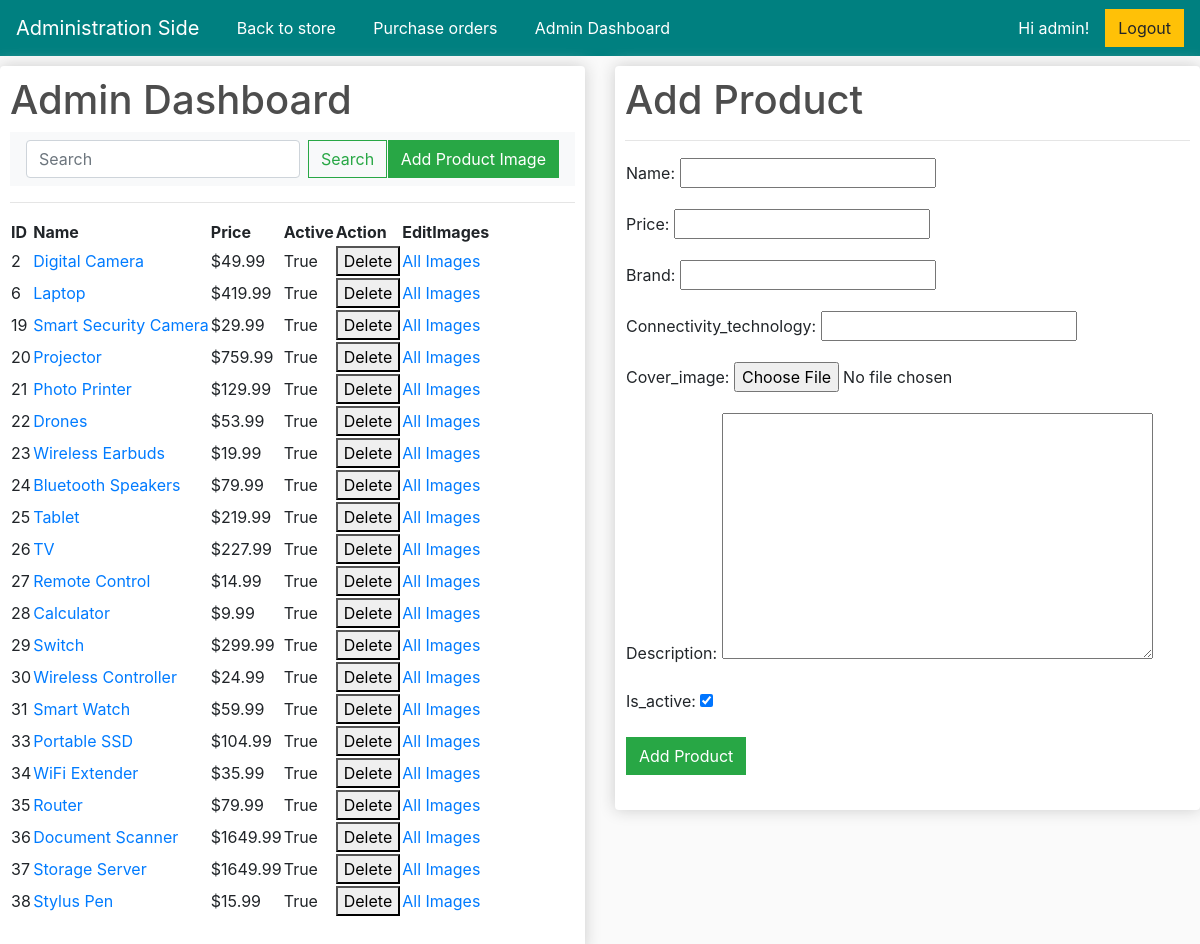
Before: /adminDashboard/ (signed in) with the older database file.
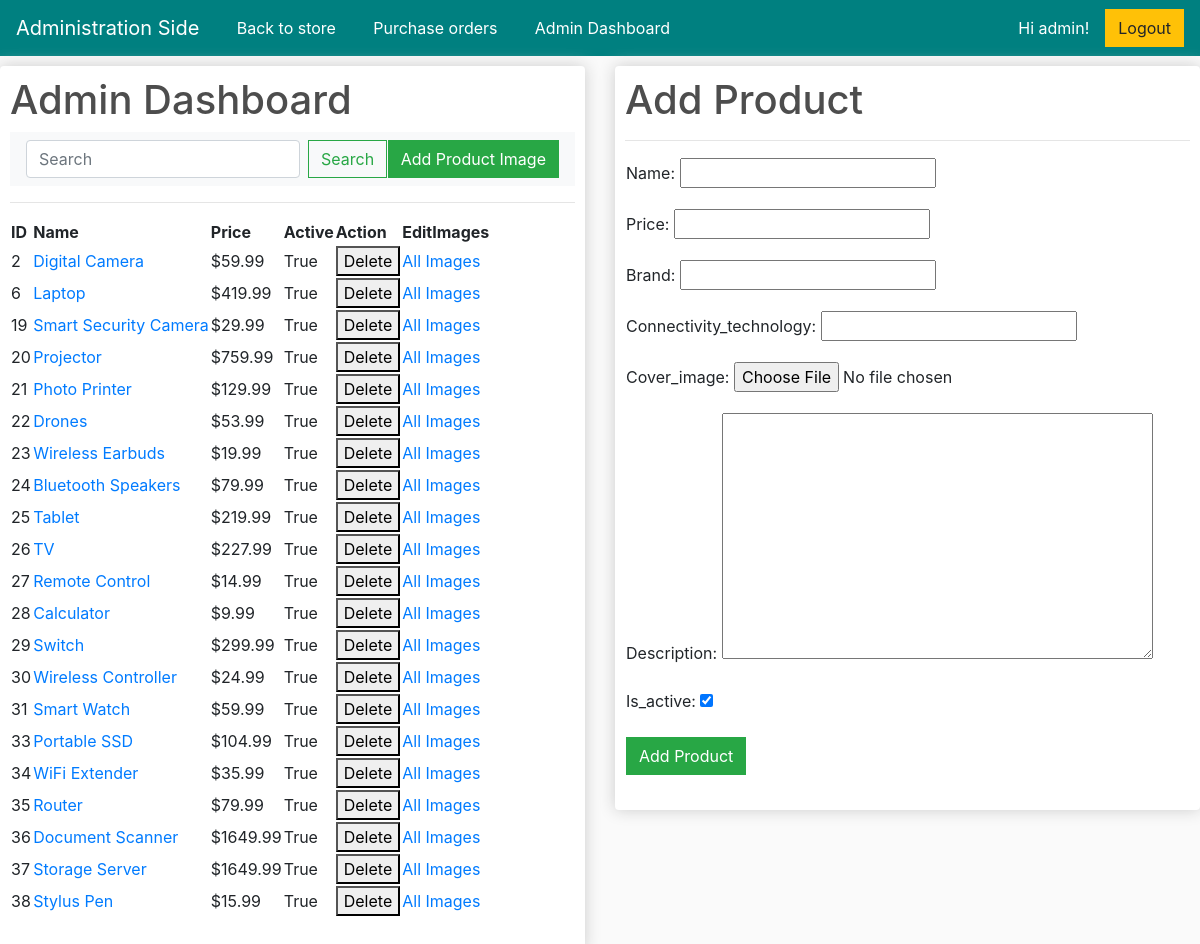
After: the same page with the newer database file.
### store/models.py (models this page shows, shortened)
class Product(models.Model):
    name = models.CharField(max_length=200, null=True, verbose_name=_('name'))
    price = models.DecimalField(max_digits=10, decimal_places=2, verbose_name=_('price'))
    brand = models.CharField(max_length=16, null=True, verbose_name=_('brand'))
    connectivity_technology = models.CharField(max_length=32, null=True, verbose_name=_('connectivity_technology'))
    digital = models.BooleanField(default=False, null=True, blank=False)
    cover_image = models.ImageField(null=True, blank=True, verbose_name=_('cover_image'))
    description = models.TextField(null=True, verbose_name=_('description'))
    is_active = models.BooleanField(default=True, verbose_name=_('is_active'))

### store/views.py (the view, shortened to what this page needs)
# urls.py: path('adminDashboard/', views.adminDashboard, name="adminDashboard"),
@login_required(login_url="/adminLogin/")
def adminDashboard(request):
     products = Product.objects.all()
     if 'q' in request.GET:
          q = request.GET['q']
          products = Product.objects.filter(Q(name__icontains=q) | Q(id__icontains=q))
     else:
          products = Product.objects.all()
     form = ProductForm()
     if request.user.is_staff:
          return render(request, 'adminDashboard.html', {'products': products, 'form': form})
     else:
          return render(request, 'adminLogin.html', locals())

### store/forms.py
class ProductForm(forms.ModelForm):
    class Meta:
        model = Product
        fields = ['name','name_en','name_zh_hant','price','brand','connectivity_technology','cover_image','description','description_en','description_zh_hant','is_active',]

### store/templates/adminDashboard.html (shortened to what the changed rows need)
<!DOCTYPE html>
{% load static %}
{% load i18n %}
<html lang="en">
<head>
	<link rel="stylesheet" href="https://stackpath.bootstrapcdn.com/bootstrap/4.4.1/css/bootstrap.min.css">
	<link rel="stylesheet" type="text/css" href="{% static 'css/main.css' %}">
</head>
<body>
    <div class="row">
        <div class="col-lg-6">
            <div class="box-element">
                <h1>{% trans 'Admin Dashboard' %}</h1>
                <table>
                    <tr>
                        <th>{% trans 'ID' %}</th>
                        <th>{% trans 'Name' %}</th>
                        <th>{% trans 'Price' %}</th>
                        <th>{% trans 'Active' %}</th>
                        <th>{% trans 'Action' %}</th>
                        <th>{% trans 'EditImages' %}</th>
                    </tr>
                    {% for product in products %}
                    <tr>
                        <td>{{ product.id }}</td>
                        <td><a aria-current="page" href="{% url 'product_edit' product.id%}">{{ product.name }}</a></td>
                        <td>${{ product.price }}</td>
                        <td>{{ product.is_active }}</td>
                        <td>
                            <form method="post">
                                <button type="submit" name="action" value="delete">{% trans 'Delete' %}</button>
                            </form>
                        </td>
                        <td><a aria-current="page" href="{% url 'product_images' product.id %}">{% trans 'All Images' %}</a></td>
                    </tr>
                    {% endfor %}
                </table>
                <br>
            </div>
        </div>
        <div class="col-lg-6">
            <div class="box-element">
                <h1>{% trans 'Add Product' %}</h1>
                <br>
            </div>
        </div>
    </div>
</body>
</html>

Changed rows visible on the page:
changed Product "Digital Camera": price "49.99" → "59.99"
